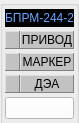
<?xml version="1.0" encoding="UTF-8"?>
<ui version="4.0">
 <class>DetaliBPRM</class>
 <widget class="QWidget" name="DetaliBPRM">
  <property name="geometry">
   <rect>
    <x>0</x>
    <y>0</y>
    <width>79</width>
    <height>123</height>
   </rect>
  </property>
  <property name="sizePolicy">
   <sizepolicy hsizetype="Maximum" vsizetype="Maximum">
    <horstretch>0</horstretch>
    <verstretch>0</verstretch>
   </sizepolicy>
  </property>
  <property name="maximumSize">
   <size>
    <width>79</width>
    <height>126</height>
   </size>
  </property>
  <property name="windowTitle">
   <string>Form</string>
  </property>
  <widget class="QGroupBox" name="groupBox_2">
   <property name="geometry">
    <rect>
     <x>0</x>
     <y>0</y>
     <width>79</width>
     <height>126</height>
    </rect>
   </property>
   <property name="sizePolicy">
    <sizepolicy hsizetype="Maximum" vsizetype="Maximum">
     <horstretch>0</horstretch>
     <verstretch>0</verstretch>
    </sizepolicy>
   </property>
   <property name="title">
    <string/>
   </property>
   <layout class="QGridLayout" name="gridLayout">
    <property name="leftMargin">
     <number>2</number>
    </property>
    <property name="topMargin">
     <number>3</number>
    </property>
    <property name="rightMargin">
     <number>2</number>
    </property>
    <property name="bottomMargin">
     <number>4</number>
    </property>
    <property name="horizontalSpacing">
     <number>0</number>
    </property>
    <property name="verticalSpacing">
     <number>4</number>
    </property>
    <item row="1" column="1">
     <widget class="QLabel" name="label_3">
      <property name="styleSheet">
       <string notr="true">background-color: rgb(194, 194, 194);</string>
      </property>
      <property name="frameShape">
       <enum>QFrame::Panel</enum>
      </property>
      <property name="frameShadow">
       <enum>QFrame::Raised</enum>
      </property>
      <property name="text">
       <string>ПРИВОД</string>
      </property>
      <property name="scaledContents">
       <bool>true</bool>
      </property>
      <property name="alignment">
       <set>Qt::AlignCenter</set>
      </property>
     </widget>
    </item>
    <item row="3" column="1">
     <widget class="QLabel" name="label_6">
      <property name="styleSheet">
       <string notr="true">background-color: rgb(194, 194, 194);</string>
      </property>
      <property name="frameShape">
       <enum>QFrame::Panel</enum>
      </property>
      <property name="frameShadow">
       <enum>QFrame::Raised</enum>
      </property>
      <property name="text">
       <string>ДЭА</string>
      </property>
      <property name="scaledContents">
       <bool>true</bool>
      </property>
      <property name="alignment">
       <set>Qt::AlignCenter</set>
      </property>
     </widget>
    </item>
    <item row="1" column="0">
     <widget class="QLabel" name="small_led_drive_bprm">
      <property name="minimumSize">
       <size>
        <width>15</width>
        <height>15</height>
       </size>
      </property>
      <property name="styleSheet">
       <string notr="true">background-color: rgb(194, 194, 194);</string>
      </property>
      <property name="frameShape">
       <enum>QFrame::Panel</enum>
      </property>
      <property name="frameShadow">
       <enum>QFrame::Raised</enum>
      </property>
      <property name="text">
       <string/>
      </property>
      <property name="pixmap">
       <pixmap resource="../img.qrc">:/img/black_round_small.png</pixmap>
      </property>
      <property name="scaledContents">
       <bool>true</bool>
      </property>
      <property name="alignment">
       <set>Qt::AlignCenter</set>
      </property>
     </widget>
    </item>
    <item row="2" column="1">
     <widget class="QLabel" name="label_4">
      <property name="styleSheet">
       <string notr="true">background-color: rgb(194, 194, 194);</string>
      </property>
      <property name="frameShape">
       <enum>QFrame::Panel</enum>
      </property>
      <property name="frameShadow">
       <enum>QFrame::Raised</enum>
      </property>
      <property name="text">
       <string>МАРКЕР</string>
      </property>
      <property name="scaledContents">
       <bool>true</bool>
      </property>
      <property name="alignment">
       <set>Qt::AlignCenter</set>
      </property>
     </widget>
    </item>
    <item row="3" column="0">
     <widget class="QLabel" name="small_led_dea_bprm">
      <property name="sizePolicy">
       <sizepolicy hsizetype="Fixed" vsizetype="Preferred">
        <horstretch>0</horstretch>
        <verstretch>0</verstretch>
       </sizepolicy>
      </property>
      <property name="minimumSize">
       <size>
        <width>15</width>
        <height>15</height>
       </size>
      </property>
      <property name="sizeIncrement">
       <size>
        <width>16</width>
        <height>16</height>
       </size>
      </property>
      <property name="baseSize">
       <size>
        <width>16</width>
        <height>16</height>
       </size>
      </property>
      <property name="styleSheet">
       <string notr="true">background-color: rgb(194, 194, 194);</string>
      </property>
      <property name="frameShape">
       <enum>QFrame::Panel</enum>
      </property>
      <property name="frameShadow">
       <enum>QFrame::Raised</enum>
      </property>
      <property name="text">
       <string/>
      </property>
      <property name="pixmap">
       <pixmap resource="../img.qrc">:/img/black_round_small.png</pixmap>
      </property>
      <property name="scaledContents">
       <bool>true</bool>
      </property>
      <property name="alignment">
       <set>Qt::AlignCenter</set>
      </property>
     </widget>
    </item>
    <item row="0" column="0" colspan="2">
     <widget class="QLabel" name="label_name">
      <property name="styleSheet">
       <string notr="true">color: rgb(105, 165, 255);
background-color: rgb(0, 0, 0);</string>
      </property>
      <property name="frameShape">
       <enum>QFrame::StyledPanel</enum>
      </property>
      <property name="text">
       <string>БПРМ-244-2</string>
      </property>
      <property name="alignment">
       <set>Qt::AlignCenter</set>
      </property>
     </widget>
    </item>
    <item row="2" column="0">
     <widget class="QLabel" name="small_led_mrm_bprm">
      <property name="minimumSize">
       <size>
        <width>15</width>
        <height>15</height>
       </size>
      </property>
      <property name="styleSheet">
       <string notr="true">background-color: rgb(194, 194, 194);</string>
      </property>
      <property name="frameShape">
       <enum>QFrame::Panel</enum>
      </property>
      <property name="frameShadow">
       <enum>QFrame::Raised</enum>
      </property>
      <property name="text">
       <string/>
      </property>
      <property name="pixmap">
       <pixmap resource="../img.qrc">:/img/black_round_small.png</pixmap>
      </property>
      <property name="scaledContents">
       <bool>true</bool>
      </property>
      <property name="alignment">
       <set>Qt::AlignCenter</set>
      </property>
     </widget>
    </item>
    <item row="4" column="0" colspan="2">
     <widget class="QPushButton" name="btn_show_panel">
      <property name="styleSheet">
       <string notr="true">QPushButton { background-color: rgb(255, 255, 255);}
</string>
      </property>
      <property name="text">
       <string/>
      </property>
      <property name="icon">
       <iconset resource="../img.qrc">
        <normaloff>:/img/arrow_gray.png</normaloff>
        <normalon>:/img/arrow_green.png</normalon>:/img/arrow_gray.png</iconset>
      </property>
      <property name="iconSize">
       <size>
        <width>25</width>
        <height>20</height>
       </size>
      </property>
      <property name="checkable">
       <bool>true</bool>
      </property>
     </widget>
    </item>
   </layout>
  </widget>
 </widget>
 <resources>
  <include location="../img.qrc"/>
 </resources>
 <connections/>
</ui>
